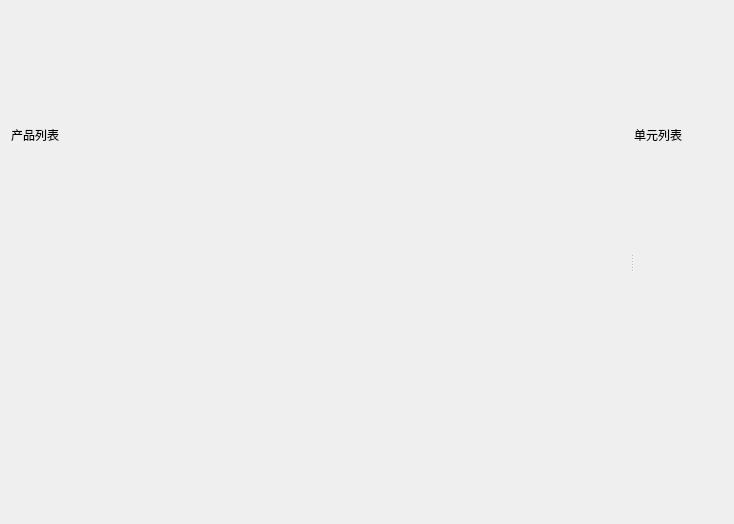
<?xml version="1.0" encoding="UTF-8"?>
<ui version="4.0">
 <class>ProductMgrFrom</class>
 <widget class="QWidget" name="ProductMgrFrom">
  <property name="geometry">
   <rect>
    <x>0</x>
    <y>0</y>
    <width>734</width>
    <height>524</height>
   </rect>
  </property>
  <property name="windowTitle">
   <string>Form</string>
  </property>
  <layout class="QGridLayout" name="gridLayout_2">
   <item row="0" column="0">
    <widget class="QSplitter" name="splitter">
     <property name="orientation">
      <enum>Qt::Horizontal</enum>
     </property>
     <widget class="QWidget" name="widget_product" native="true">
      <layout class="QGridLayout" name="gridLayout_5">
       <item row="0" column="0">
        <layout class="QGridLayout" name="gridLayout">
         <item row="0" column="0">
          <widget class="QLabel" name="label_2">
           <property name="text">
            <string>产品列表</string>
           </property>
          </widget>
         </item>
         <item row="1" column="0">
          <widget class="ScrollAreaForm" name="srollArea_product" native="true">
           <property name="minimumSize">
            <size>
             <width>333</width>
             <height>0</height>
            </size>
           </property>
          </widget>
         </item>
        </layout>
       </item>
      </layout>
     </widget>
     <widget class="QWidget" name="widget_unit" native="true">
      <layout class="QGridLayout" name="gridLayout_4">
       <item row="0" column="0">
        <layout class="QGridLayout" name="gridLayout_3">
         <item row="1" column="0">
          <widget class="ScrollAreaForm" name="srollArea_unit" native="true"/>
         </item>
         <item row="0" column="0">
          <widget class="QLabel" name="label">
           <property name="text">
            <string>单元列表</string>
           </property>
          </widget>
         </item>
        </layout>
       </item>
      </layout>
     </widget>
    </widget>
   </item>
  </layout>
 </widget>
 <customwidgets>
  <customwidget>
   <class>ScrollAreaForm</class>
   <extends>QWidget</extends>
   <header>ScrollAreaForm.h</header>
   <container>1</container>
  </customwidget>
 </customwidgets>
 <resources/>
 <connections/>
</ui>
